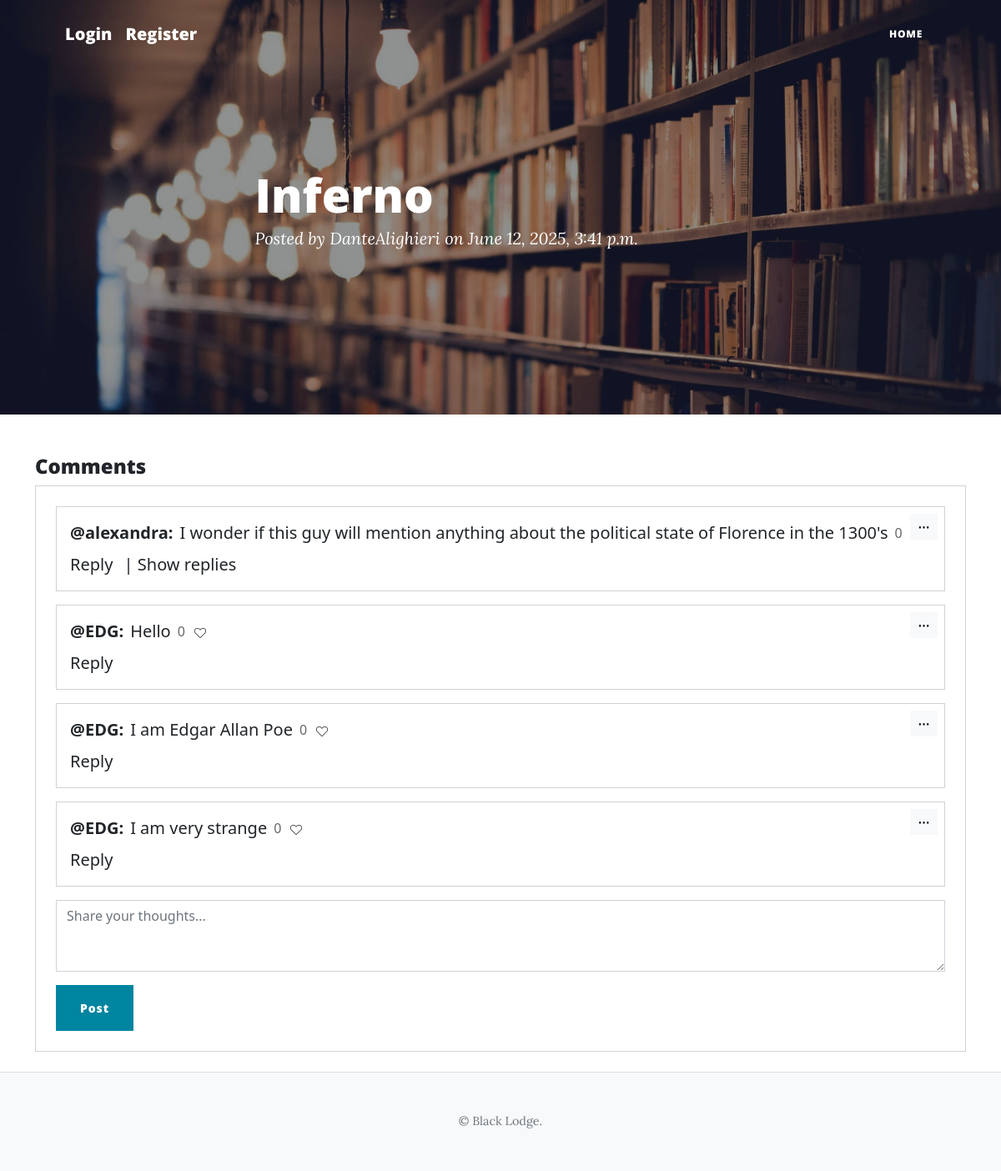
The page /story/4/comments/ on the database its author committed.
### my_app/models.py (models this page shows, shortened)
class Post(models.Model):
    author = models.ForeignKey(settings.AUTH_USER_MODEL, on_delete=models.CASCADE, related_name='posts')
    created_at = models.DateTimeField(auto_now_add=True)
    liked_by = models.ManyToManyField(Profile, related_name='liked_posts', blank=True)

class Story(Post):
    title = models.CharField(max_length=255)
    public = models.BooleanField(default=False)
    genres = models.ManyToManyField('Genre', blank=True)
    synopsis = models.TextField()
    tags = models.ManyToManyField('Tag', blank=True)
    warnings = models.ManyToManyField('Warning', blank=True)
    fandoms = models.ManyToManyField('Fandom', blank=True)
    bookmarked_by = models.ManyToManyField(Profile, related_name='bookmarked_stories', blank=True)
    class Meta:
        db_table = "stories"

class Post(models.Model):
    author = models.ForeignKey(settings.AUTH_USER_MODEL, on_delete=models.CASCADE, related_name='posts')
    created_at = models.DateTimeField(auto_now_add=True)
    liked_by = models.ManyToManyField(Profile, related_name='liked_posts', blank=True)

class Comment(Post):
    post = models.ForeignKey(Post, related_name='comments', on_delete=models.CASCADE)
    content = models.TextField()
    parent = models.ForeignKey('self', null=True, blank=True, on_delete=models.CASCADE, related_name='replies')

### my_app/views.py (the view, shortened to what this page needs)
# urls.py: path('story/<int:pk>/comments/', views.comment_view, name="comment-page"),
def comment_view(request, pk):
    story = get_object_or_404(Story, id=pk)
    form = CommentForm()
    context = {
        'story': story,
        'tags': story.tags.all(),
        'genres': story.genres.all(),
        'fandoms': story.fandoms.all(),
        'warnings': story.warnings.all(),
        'comments': story.comments.all().filter(parent=None),
        'is_own_story': (story.author == request.user),
        'form': form,
    }
    return render(request, "post_comments.html", context)

### my_app/forms.py
class CommentForm(forms.ModelForm):
    content = forms.CharField(
        required=False,
        widget=forms.TextInput(attrs={
            'class': 'content-input',
            'placeholder': 'Share your thoughts...',
            'rows': 5,
        }),
    )
    class Meta:
        model = Comment
        fields = ['content']
    def __init__(self, *args, **kwargs):
        super().__init__(*args, **kwargs)
        self.helper = FormHelper()
        self.helper.form_method = 'post'
        self.helper.layout = Layout(
            Fieldset(
                'Comment',
                Field('content'),
            ),
            Submit('submit', 'Save Comment', css_class='btn-primary')
        )

### templates/post_comments.html (shortened to what this page needs)
{% extends 'base.html' %}
{% load static %}
{% block content %}
<header class="masthead" style="background-image: url('{% static "assets/img/library_wallpaper.jpg" %}')">
    <div class="container position-relative px-4 px-lg-5">
        <div class="row gx-4 gx-lg-5 justify-content-center">
            <div class="col-md-10 col-lg-8 col-xl-7">
                <div class="post-heading">
                    <h1>{{ story.title }}</h1>
                    <span class="meta">
                        Posted by
                        {% if is_own_story %}
                            You on {{ story.created_at }} <a href="{% url 'edit-story' story.pk %}">- Edit story</a>
                        {% else %}
                            <a href="{% url 'user-profile' story.author.username %}">{{ story.author }}</a> on {{ story.created_at }}
                        {% endif %}
                    </span>
                </div>
            </div>
        </div>
    </div>
</header>
<div class="container mt-4" style="font-family: 'Segoe UI', system-ui, sans-serif;">
    <h4>Comments</h4>
    <div class="card mb-4 p-4">
        {% if comments %}
            {% for comment in comments %}
                <div class="card mb-3 p-3 position-relative">
                    <button onclick="toggleOptions('{{ comment.pk }}')" class="btn btn-sm btn-light"
                        style="position: absolute; top: 0.5rem; right: 0.5rem;">⋯</button>
                    <div style="margin: 0; display: flex; align-items: center; gap: 0.5rem;">
                        <strong><a href="{% url 'user-profile' comment.author.username %}">@{{ comment.author }}:</a></strong> {{ comment.content }}
                        <form method="post" action="{% url 'likes-comments' story.pk comment.pk %}" style="display:inline; font-weight: normal; font-size: 1rem; color: #666;">
                            {{ comment.liked_by.all|length }}
                            <button type="submit" style="border:none; background:none;">
                                {% if user.profile in comment.liked_by.all %}
                                    <img src="{% static 'assets/red-heart-icon-shape-illustration-free-vector.jpg' %}" width="16" height="16" alt="Liked">
                                {% else %}
                                    <img src="{% static 'assets/free-heart-icon-3510-thumb.png' %}" width="16" height="16" alt="Like">
                                {% endif %}
                            </button>
                        </form>
                    </div>
                    <div class="mt-2">
                        <a href="javascript:void(0);" onclick="toggleVisibility('reply-form-{{ comment.id }}')" class="me-2">Reply</a>
                        {% if comment.replies.count > 0 %}
                            <a href="javascript:void(0);" onclick="toggleVisibility('replies-{{ comment.id }}')">| Show replies</a>
                        {% endif %}
                    </div>
                </div>
            {% endfor %}
        {% else %}
            <p>Be the first to comment.</p>
        {% endif %}
        <form method="post" action="{% url 'comment-page' story.pk %}">
            <textarea name="content" rows="3" cols="50" placeholder="Share your thoughts..." class="form-control"></textarea>
            <button type="submit" class="btn btn-primary mt-3">Post</button>
        </form>
    </div>
</div>
{% endblock %}

### rows shown on the page
Story: title "Inferno"
Post: author "DanteAlighieri", created_at "June 12, 2025, 3:41 p.m."
Comment: author "alexandra", content "I wonder if this guy will mention anything about the political state of Florence in the 1300's", liked_by.all|length "0"
Comment: author "EDG", content "Hello", liked_by.all|length "0"
Comment: author "EDG", content "I am Edgar Allan Poe", liked_by.all|length "0"
Comment: author "EDG", content "I am very strange", liked_by.all|length "0"
